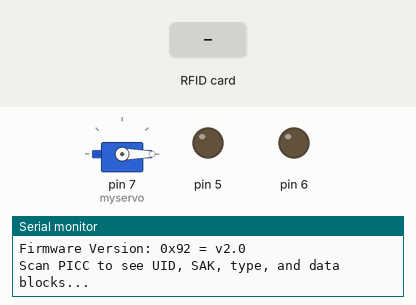
A sketch run on a simulated Arduino Uno, built with avr-gcc and run on an emulated ATmega328P. On the bench: servo, output pins drawn as LEDs (lit = HIGH), the last lines printed to the serial monitor. The inputs (shaded band) are chosen by the test bench. Pins used as bus, display or sensor lines are not drawn.

Above: at 1.2 s.
1.3 s: RFID card 04 8F CA 52 90 37 80 held to the reader
At 2.5 s:
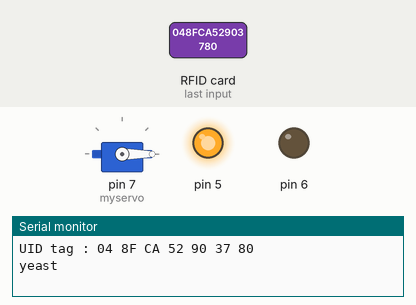
2.8 s: RFID card 04 7C 6A E2 C1 22 80 held to the reader
At 3.9 s:
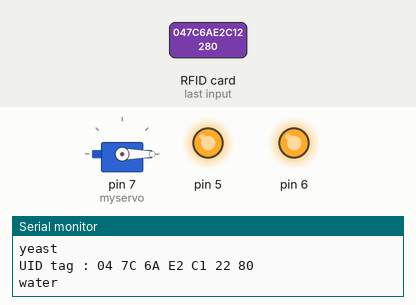
Timing chart, 0 to 5.8 s (numbered marks = the images above; inputs shaded):
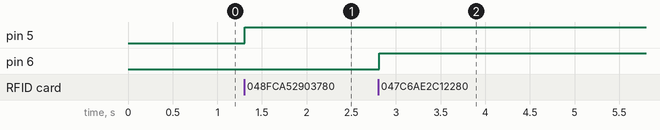

The sketch:

Auto_Mixer_MASTER.ino
```cpp
#include <SPI.h>
#include <MFRC522.h>

#define RST_PIN         9          // Configurable, see typical pin layout above
#define SS_PIN          10         // Configurable, see typical pin layout above

MFRC522 mfrc522(SS_PIN, RST_PIN);  // Create MFRC522 instance
#include <Servo.h>

Servo myservo;  // create servo object to control a servo
                // twelve servo objects can be created on most boards

int pos = 0;    // variable to store the servo position
int sp = 5; //ms for rotation
int look = 1000;
void setup() {
  Serial.begin(9600);   // Initialize serial communications with the PC
  while (!Serial);    // Do nothing if no serial port is opened (added for Arduinos based on ATMEGA32U4)
  SPI.begin();      // Init SPI bus
  mfrc522.PCD_Init();   // Init MFRC522
  delay(4);       // Optional delay. Some board do need more time after init to be ready, see Readme
  mfrc522.PCD_DumpVersionToSerial();  // Show details of PCD - MFRC522 Card Reader details
  Serial.println(F("Scan PICC to see UID, SAK, type, and data blocks..."));
 myservo.attach(7);  // attaches the servo on pin 9 to the servo object
 myservo.write(pos);

  for(int i = 5; i <=7;i++){
    pinMode(i,OUTPUT);
  }
}

void loop() {
  // Reset the loop if no new card present on the sensor/reader. This saves the entire process when idle.
  if ( ! mfrc522.PICC_IsNewCardPresent()) {
    return;
  }

  // Select one of the cards
  if ( ! mfrc522.PICC_ReadCardSerial()) {
    return;
  }

Serial.print("UID tag :");
    String content= "";
    byte letter;
    for (byte i = 0; i < mfrc522.uid.size; i++)
    {
       Serial.print(mfrc522.uid.uidByte[i] < 0x10 ? " 0" : " ");
       Serial.print(mfrc522.uid.uidByte[i], HEX);
       content.concat(String(mfrc522.uid.uidByte[i] < 0x10 ? " 0" : " "));
       content.concat(String(mfrc522.uid.uidByte[i], HEX));
    }
    Serial.println();
    content.toUpperCase();
    content = content.substring(1);


if(content == "04 8F CA 52 90 37 80"){
    Serial.println("yeast"); //ya know
    digitalWrite(5, HIGH);
  }else if(content == "04 7C 6A E2 C1 22 80"){
    Serial.println("water"); //crab
    digitalWrite(6,HIGH);
  }else if(content == "04 73 E1 9A C2 22 80"){
    Serial.println("sugar"); //syndrome
    digitalWrite(7, HIGH);
  }else{
    Serial.println("none");
  }
}
```

Measured:
- after the input at 1.3 s, pin 5: LOW → HIGH at once
- after the input at 2.8 s, pin 6: LOW → HIGH at once
